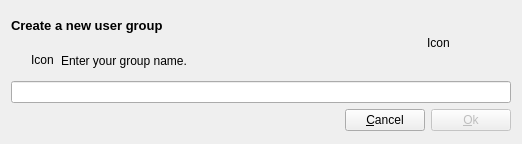
<?xml version="1.0" encoding="UTF-8"?>
<ui version="4.0">
 <class>DialogCreateGroup</class>
 <widget class="QDialog" name="DialogCreateGroup">
  <property name="geometry">
   <rect>
    <x>0</x>
    <y>0</y>
    <width>518</width>
    <height>144</height>
   </rect>
  </property>
  <property name="windowTitle">
   <string>New Group</string>
  </property>
  <property name="modal">
   <bool>false</bool>
  </property>
  <layout class="QVBoxLayout" name="verticalLayout_3">
   <item>
    <layout class="QHBoxLayout" name="horizontalLayout_4">
     <item>
      <layout class="QVBoxLayout" name="verticalLayout_2">
       <item>
        <widget class="QLabel" name="labelTitle">
         <property name="font">
          <font>
           <pointsize>10</pointsize>
           <weight>75</weight>
           <bold>true</bold>
          </font>
         </property>
         <property name="text">
          <string>Create a new user group</string>
         </property>
        </widget>
       </item>
       <item>
        <layout class="QHBoxLayout" name="horizontalLayout">
         <item>
          <spacer name="horizontalSpacer_3">
           <property name="orientation">
            <enum>Qt::Horizontal</enum>
           </property>
           <property name="sizeType">
            <enum>QSizePolicy::Fixed</enum>
           </property>
           <property name="sizeHint" stdset="0">
            <size>
             <width>20</width>
             <height>20</height>
            </size>
           </property>
          </spacer>
         </item>
         <item>
          <widget class="QLabel" name="labelInfoIcon">
           <property name="sizePolicy">
            <sizepolicy hsizetype="Fixed" vsizetype="Preferred">
             <horstretch>0</horstretch>
             <verstretch>0</verstretch>
            </sizepolicy>
           </property>
           <property name="minimumSize">
            <size>
             <width>24</width>
             <height>24</height>
            </size>
           </property>
           <property name="maximumSize">
            <size>
             <width>24</width>
             <height>24</height>
            </size>
           </property>
           <property name="text">
            <string>Icon</string>
           </property>
          </widget>
         </item>
         <item>
          <widget class="QLabel" name="labelInfo">
           <property name="text">
            <string>Enter your group name.</string>
           </property>
          </widget>
         </item>
        </layout>
       </item>
      </layout>
     </item>
     <item>
      <widget class="QLabel" name="labelIcon">
       <property name="sizePolicy">
        <sizepolicy hsizetype="Fixed" vsizetype="Fixed">
         <horstretch>0</horstretch>
         <verstretch>0</verstretch>
        </sizepolicy>
       </property>
       <property name="minimumSize">
        <size>
         <width>64</width>
         <height>64</height>
        </size>
       </property>
       <property name="maximumSize">
        <size>
         <width>64</width>
         <height>64</height>
        </size>
       </property>
       <property name="text">
        <string>Icon</string>
       </property>
      </widget>
     </item>
     <item>
      <spacer name="horizontalSpacer_2">
       <property name="orientation">
        <enum>Qt::Horizontal</enum>
       </property>
       <property name="sizeType">
        <enum>QSizePolicy::Fixed</enum>
       </property>
       <property name="sizeHint" stdset="0">
        <size>
         <width>20</width>
         <height>20</height>
        </size>
       </property>
      </spacer>
     </item>
    </layout>
   </item>
   <item>
    <widget class="QLineEdit" name="lineEditGroup">
     <property name="minimumSize">
      <size>
       <width>500</width>
       <height>0</height>
      </size>
     </property>
    </widget>
   </item>
   <item>
    <layout class="QHBoxLayout" name="horizontalLayout_2">
     <item>
      <spacer name="horizontalSpacer">
       <property name="orientation">
        <enum>Qt::Horizontal</enum>
       </property>
       <property name="sizeHint" stdset="0">
        <size>
         <width>40</width>
         <height>20</height>
        </size>
       </property>
      </spacer>
     </item>
     <item>
      <widget class="QPushButton" name="pushButtonCancel">
       <property name="text">
        <string>&amp;Cancel</string>
       </property>
       <property name="default">
        <bool>false</bool>
       </property>
      </widget>
     </item>
     <item>
      <widget class="QPushButton" name="pushButtonOk">
       <property name="enabled">
        <bool>false</bool>
       </property>
       <property name="text">
        <string>&amp;Ok</string>
       </property>
       <property name="default">
        <bool>true</bool>
       </property>
      </widget>
     </item>
    </layout>
   </item>
  </layout>
 </widget>
 <resources/>
 <connections>
  <connection>
   <sender>pushButtonCancel</sender>
   <signal>clicked()</signal>
   <receiver>DialogCreateGroup</receiver>
   <slot>reject()</slot>
   <hints>
    <hint type="sourcelabel">
     <x>395</x>
     <y>124</y>
    </hint>
    <hint type="destinationlabel">
     <x>278</x>
     <y>119</y>
    </hint>
   </hints>
  </connection>
  <connection>
   <sender>pushButtonOk</sender>
   <signal>clicked()</signal>
   <receiver>DialogCreateGroup</receiver>
   <slot>accept()</slot>
   <hints>
    <hint type="sourcelabel">
     <x>481</x>
     <y>120</y>
    </hint>
    <hint type="destinationlabel">
     <x>197</x>
     <y>106</y>
    </hint>
   </hints>
  </connection>
 </connections>
</ui>
